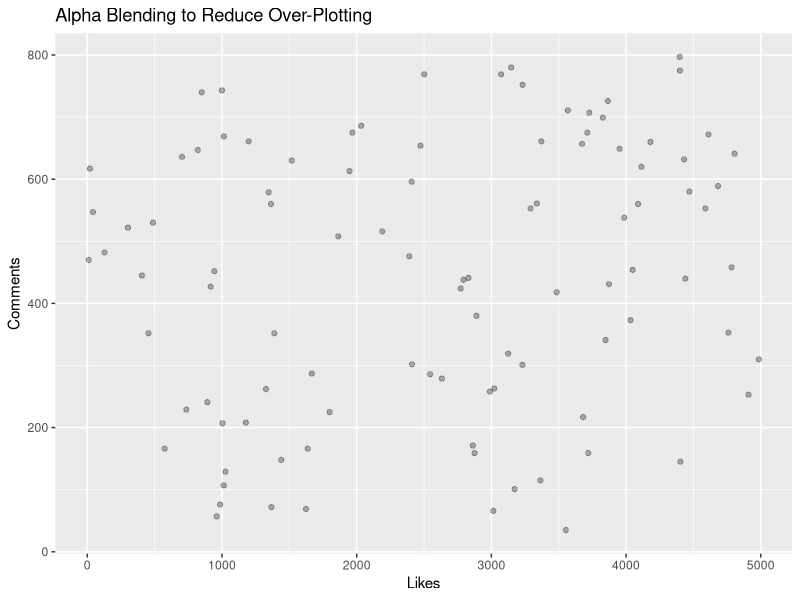
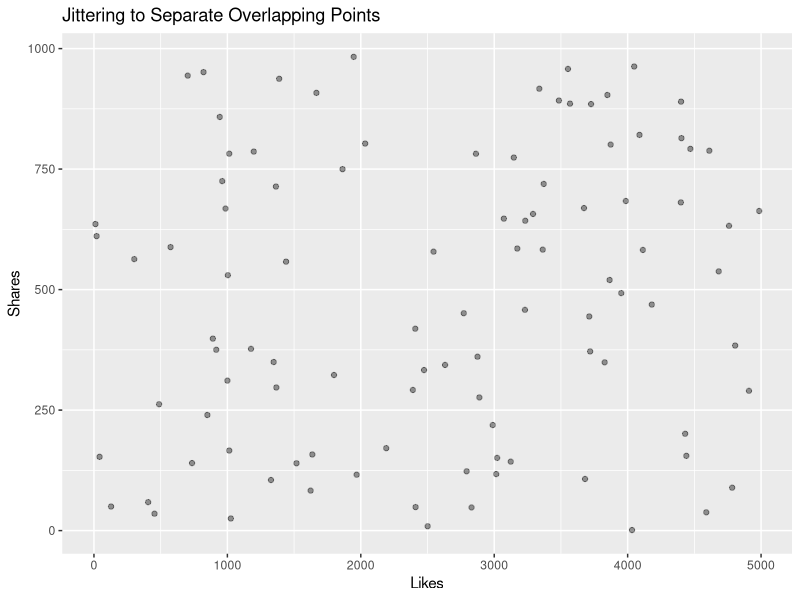
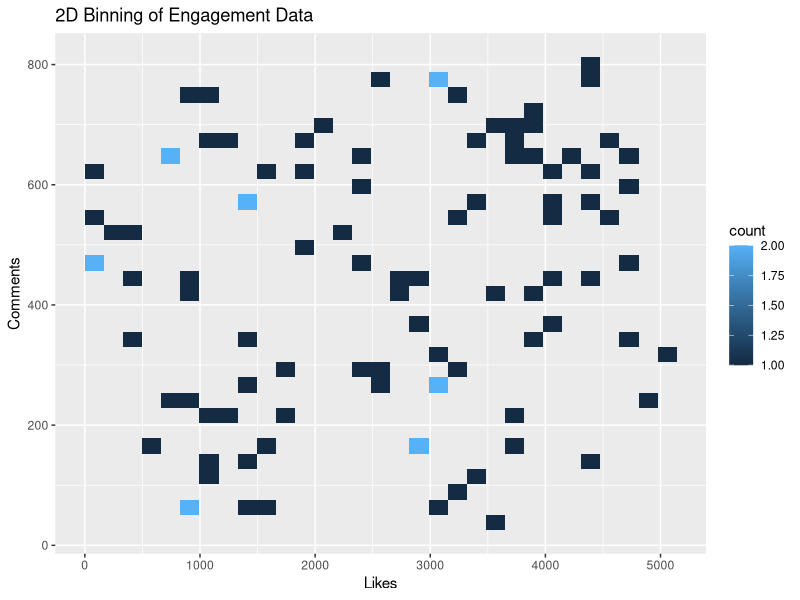
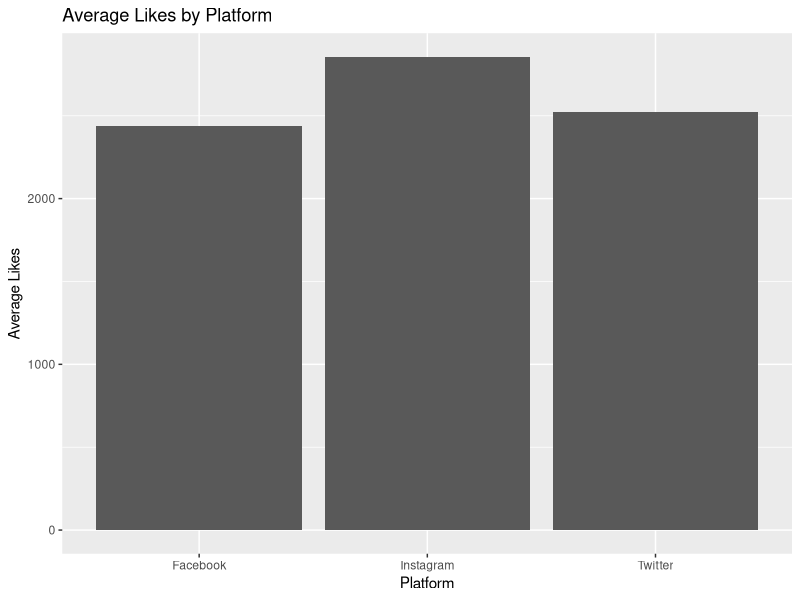

The R script that drew these images, in order:
print("Roll No: 23BAD078")

library(ggplot2)
library(dplyr)

data <- read.csv("7.social_media_interactions.csv")
ggplot(data, aes(x = Likes, y = Comments)) +
  geom_point(alpha = 0.3) +
  labs(title = "Alpha Blending to Reduce Over-Plotting",
       x = "Likes",
       y = "Comments")
ggplot(data, aes(x = Likes, y = Shares)) +
  geom_jitter(alpha = 0.4, width = 0.3, height = 0.3) +
  labs(title = "Jittering to Separate Overlapping Points",
       x = "Likes",
       y = "Shares")
ggplot(data, aes(x = Likes, y = Comments)) +
  geom_bin2d() +
  labs(title = "2D Binning of Engagement Data",
       x = "Likes",
       y = "Comments")

agg_platform <- data %>%
  group_by(Platform) %>%
  summarise(
    avg_likes = mean(Likes, na.rm = TRUE),
    avg_comments = mean(Comments, na.rm = TRUE),
    avg_shares = mean(Shares, na.rm = TRUE)
  )

ggplot(agg_platform, aes(x = Platform, y = avg_likes)) +
  geom_bar(stat = "identity") +
  labs(title = "Average Likes by Platform",
       x = "Platform",
       y = "Average Likes")




